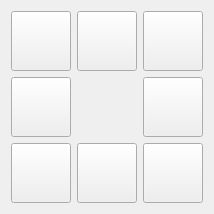
<?xml version="1.0" encoding="UTF-8"?>
<ui version="4.0">
 <class>Form</class>
 <widget class="QWidget" name="Form">
  <property name="geometry">
   <rect>
    <x>0</x>
    <y>0</y>
    <width>212</width>
    <height>212</height>
   </rect>
  </property>
  <property name="windowTitle">
   <string>Form</string>
  </property>
  <property name="windowOpacity">
   <double>1.000000000000000</double>
  </property>
  <layout class="QGridLayout" name="gridLayout_2">
   <item row="0" column="0">
    <layout class="QGridLayout" name="gridLayout">
     <item row="2" column="2">
      <widget class="QPushButton" name="btn4">
       <property name="sizePolicy">
        <sizepolicy hsizetype="Fixed" vsizetype="Fixed">
         <horstretch>0</horstretch>
         <verstretch>0</verstretch>
        </sizepolicy>
       </property>
       <property name="minimumSize">
        <size>
         <width>60</width>
         <height>60</height>
        </size>
       </property>
       <property name="maximumSize">
        <size>
         <width>60</width>
         <height>60</height>
        </size>
       </property>
       <property name="focusPolicy">
        <enum>Qt::NoFocus</enum>
       </property>
       <property name="text">
        <string/>
       </property>
       <property name="flat">
        <bool>false</bool>
       </property>
      </widget>
     </item>
     <item row="2" column="0">
      <widget class="QPushButton" name="btn6">
       <property name="sizePolicy">
        <sizepolicy hsizetype="Fixed" vsizetype="Fixed">
         <horstretch>0</horstretch>
         <verstretch>0</verstretch>
        </sizepolicy>
       </property>
       <property name="minimumSize">
        <size>
         <width>60</width>
         <height>60</height>
        </size>
       </property>
       <property name="maximumSize">
        <size>
         <width>60</width>
         <height>60</height>
        </size>
       </property>
       <property name="focusPolicy">
        <enum>Qt::NoFocus</enum>
       </property>
       <property name="text">
        <string/>
       </property>
       <property name="flat">
        <bool>false</bool>
       </property>
      </widget>
     </item>
     <item row="1" column="0">
      <widget class="QPushButton" name="btn7">
       <property name="sizePolicy">
        <sizepolicy hsizetype="Fixed" vsizetype="Fixed">
         <horstretch>0</horstretch>
         <verstretch>0</verstretch>
        </sizepolicy>
       </property>
       <property name="minimumSize">
        <size>
         <width>60</width>
         <height>60</height>
        </size>
       </property>
       <property name="maximumSize">
        <size>
         <width>60</width>
         <height>60</height>
        </size>
       </property>
       <property name="focusPolicy">
        <enum>Qt::NoFocus</enum>
       </property>
       <property name="text">
        <string/>
       </property>
       <property name="flat">
        <bool>false</bool>
       </property>
      </widget>
     </item>
     <item row="1" column="2">
      <widget class="QPushButton" name="btn3">
       <property name="sizePolicy">
        <sizepolicy hsizetype="Fixed" vsizetype="Fixed">
         <horstretch>0</horstretch>
         <verstretch>0</verstretch>
        </sizepolicy>
       </property>
       <property name="minimumSize">
        <size>
         <width>60</width>
         <height>60</height>
        </size>
       </property>
       <property name="maximumSize">
        <size>
         <width>60</width>
         <height>60</height>
        </size>
       </property>
       <property name="focusPolicy">
        <enum>Qt::NoFocus</enum>
       </property>
       <property name="text">
        <string/>
       </property>
       <property name="flat">
        <bool>false</bool>
       </property>
      </widget>
     </item>
     <item row="0" column="2">
      <widget class="QPushButton" name="btn2">
       <property name="sizePolicy">
        <sizepolicy hsizetype="Fixed" vsizetype="Fixed">
         <horstretch>0</horstretch>
         <verstretch>0</verstretch>
        </sizepolicy>
       </property>
       <property name="minimumSize">
        <size>
         <width>60</width>
         <height>60</height>
        </size>
       </property>
       <property name="maximumSize">
        <size>
         <width>60</width>
         <height>60</height>
        </size>
       </property>
       <property name="focusPolicy">
        <enum>Qt::NoFocus</enum>
       </property>
       <property name="text">
        <string/>
       </property>
       <property name="flat">
        <bool>false</bool>
       </property>
      </widget>
     </item>
     <item row="2" column="1">
      <widget class="QPushButton" name="btn5">
       <property name="sizePolicy">
        <sizepolicy hsizetype="Fixed" vsizetype="Fixed">
         <horstretch>0</horstretch>
         <verstretch>0</verstretch>
        </sizepolicy>
       </property>
       <property name="minimumSize">
        <size>
         <width>60</width>
         <height>60</height>
        </size>
       </property>
       <property name="maximumSize">
        <size>
         <width>60</width>
         <height>60</height>
        </size>
       </property>
       <property name="focusPolicy">
        <enum>Qt::NoFocus</enum>
       </property>
       <property name="text">
        <string/>
       </property>
       <property name="flat">
        <bool>false</bool>
       </property>
      </widget>
     </item>
     <item row="0" column="0">
      <widget class="QPushButton" name="btn8">
       <property name="sizePolicy">
        <sizepolicy hsizetype="Fixed" vsizetype="Fixed">
         <horstretch>0</horstretch>
         <verstretch>0</verstretch>
        </sizepolicy>
       </property>
       <property name="minimumSize">
        <size>
         <width>60</width>
         <height>60</height>
        </size>
       </property>
       <property name="maximumSize">
        <size>
         <width>60</width>
         <height>60</height>
        </size>
       </property>
       <property name="focusPolicy">
        <enum>Qt::NoFocus</enum>
       </property>
       <property name="text">
        <string/>
       </property>
       <property name="flat">
        <bool>false</bool>
       </property>
      </widget>
     </item>
     <item row="0" column="1">
      <widget class="QPushButton" name="btn1">
       <property name="sizePolicy">
        <sizepolicy hsizetype="Fixed" vsizetype="Fixed">
         <horstretch>0</horstretch>
         <verstretch>0</verstretch>
        </sizepolicy>
       </property>
       <property name="minimumSize">
        <size>
         <width>60</width>
         <height>60</height>
        </size>
       </property>
       <property name="maximumSize">
        <size>
         <width>60</width>
         <height>60</height>
        </size>
       </property>
       <property name="focusPolicy">
        <enum>Qt::NoFocus</enum>
       </property>
       <property name="styleSheet">
        <string notr="true"/>
       </property>
       <property name="text">
        <string/>
       </property>
       <property name="flat">
        <bool>false</bool>
       </property>
      </widget>
     </item>
    </layout>
   </item>
  </layout>
 </widget>
 <resources>
  <include location="../DsgTools/resources.qrc"/>
 </resources>
 <connections/>
</ui>
